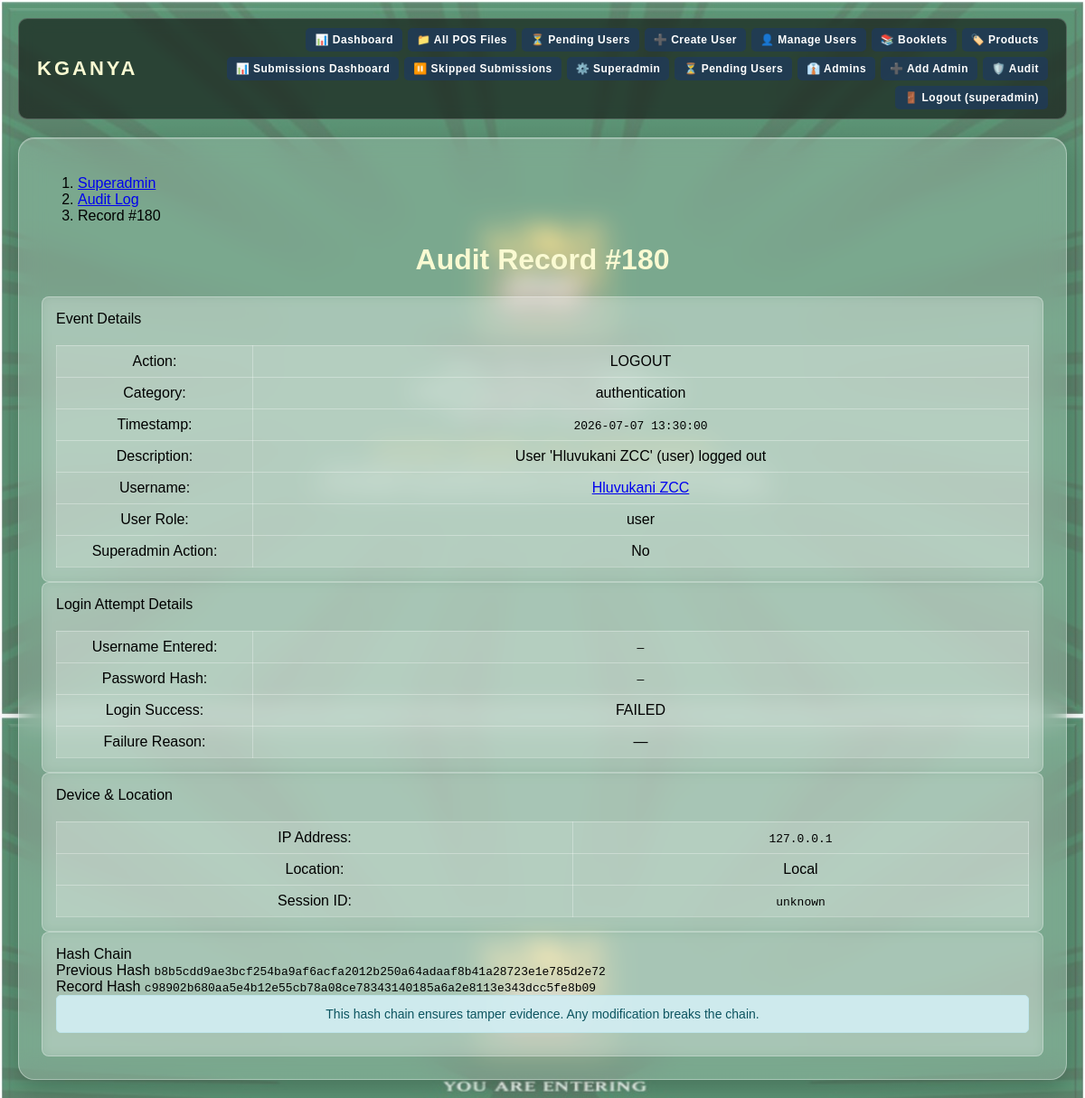
Page /superadmin/audit-log/180 (signed in) on the committed database.
### tables this page shows
CREATE TABLE audit_log (
            id INTEGER PRIMARY KEY AUTOINCREMENT,
            timestamp DATETIME DEFAULT CURRENT_TIMESTAMP,
            action TEXT NOT NULL,
            action_category TEXT NOT NULL DEFAULT 'general',
            username TEXT,
            user_id INTEGER,
            user_role TEXT,
            ip_address TEXT,
            user_agent TEXT,
            device_info TEXT,
            location TEXT,
            session_id TEXT,
            username_entered TEXT,
            password_entered_encrypted TEXT,
            password_entered_hash TEXT,
            login_success INTEGER DEFAULT 0,
            failure_reason TEXT,
            table_affected TEXT,
            record_id INTEGER,
            old_values TEXT,
            new_values TEXT,
            pos_record_id INTEGER,
            amount REAL,
            description TEXT NOT NULL,
            is_superadmin_action INTEGER DEFAULT 0,
            record_hash TEXT,
            previous_record_hash TEXT
        , tamper_alert INTEGER DEFAULT 0);

### Digital_Proof_Of_Service.py (the view)
@app.route("/superadmin/audit-log/<int:log_id>")
@superadmin_required
def audit_detail(log_id):
    conn = get_db_connection()
    cursor = conn.cursor()
    cursor.execute("SELECT * FROM audit_log WHERE id = ?", (log_id,))
    log = cursor.fetchone()
    if not log:
        conn.close()
        abort(404)
    log = dict(log)
    for field in ['device_info', 'old_values', 'new_values']:
        if log.get(field):
            try:
                log[field] = json.loads(log[field])
            except:
                pass
    cursor.execute("SELECT record_hash FROM audit_log WHERE id < ? ORDER BY id DESC LIMIT 1", (log_id,))
    prev = cursor.fetchone()
    expected_prev_hash = prev['record_hash'] if prev else "0"
    log['tamper_alert'] = (log.get('previous_record_hash') != expected_prev_hash)
    user = None
    if log.get('username'):
        cursor.execute("SELECT * FROM users WHERE username = ?", (log['username'],))
        user = cursor.fetchone()
    conn.close()
    return render_template("audit_detail.html", log=log, user=user)

### Digital_Proof_Of_Service.py (called while the page is built)
def dict_row_factory(cursor, row):
    keys = [col[0] for col in cursor.description] if cursor.description else []
    return RowDict(row, keys)

def get_db_connection():
    conn = sqlite3.connect(DB_PATH, timeout=30)
    conn.row_factory = dict_row_factory
    return conn

def superadmin_required(f):
    @wraps(f)
    def decorated(*args, **kwargs):
        if session.get("role") != "superadmin":
            flash("Superadmin access required.", "error")
            return redirect("/login")
        return f(*args, **kwargs)
    return decorated

@app.context_processor
def inject_globals():
    return {
        'app_name': 'KGANYA',
        'app_tagline': 'Lighting The Way Through Service',
        'current_year': datetime.now().year
    }

    def __getitem__(self, key):
        idx = self._keys.index(key)
        return self._row[idx]

    def keys(self):
        return self._keys

### templates/audit_detail.html (shortened to what this page needs)
{% extends "base.html" %}
{% block content %}
<div class="container py-4">
    <div class="row mb-4">
        <div class="col-12">
            <nav aria-label="breadcrumb">
                <ol class="breadcrumb">
                    <li class="breadcrumb-item"><a href="/superadmin">Superadmin</a></li>
                    <li class="breadcrumb-item"><a href="/superadmin/audit-log">Audit Log</a></li>
                    <li class="breadcrumb-item active">Record #{{ log.id }}</li>
                </ol>
            </nav>
            <h1 class="display-5 fw-bold">
                Audit Record #{{ log.id }}
            </h1>
        </div>
    </div>
    <div class="row">
        <div class="col-md-8">
            <div class="card mb-4">
                <div class="card-header bg-primary text-white">
                    Event Details
                </div>
                <div class="card-body">
                    <table class="table table-borderless">
                        <tr>
                            <td class="fw-bold" style="width: 200px;">Action:</td>
                            <td><span class="badge bg-primary">{{ log.action }}</span></td>
                        </tr>
                        <tr>
                            <td class="fw-bold">Category:</td>
                            <td>{{ log.action_category }}</td>
                        </tr>
                        <tr>
                            <td class="fw-bold">Timestamp:</td>
                            <td><code>{{ log.timestamp }}</code></td>
                        </tr>
                        <tr>
                            <td class="fw-bold">Description:</td>
                            <td>{{ log.description }}</td>
                        </tr>
                        <tr>
                            <td class="fw-bold">Username:</td>
                            <td>
                                {% if log.username %}
                                <a href="/superadmin/audit-user-activity/{{ log.username }}">{{ log.username }}</a>
                                {% else %}
                                <span class="text-muted">Not authenticated</span>
                                {% endif %}
                            </td>
                        </tr>
                        <tr>
                            <td class="fw-bold">User Role:</td>
                            <td><span class="badge bg-secondary">{{ log.user_role or '—' }}</span></td>
                        </tr>
                        <tr>
                            <td class="fw-bold">Superadmin Action:</td>
                            <td>{% if log.is_superadmin_action %}<span class="badge bg-dark">Yes</span>{% else %}<span class="badge bg-light text-dark">No</span>{% endif %}</td>
                        </tr>
                    </table>
                </div>
            </div>
            {% if log.action_category == 'authentication' %}
            <div class="card mb-4 border-{% if log.login_success %}success{% else %}danger{% endif %}">
                <div class="card-header bg-{% if log.login_success %}success{% else %}danger{% endif %} text-white">
                    Login Attempt Details
                </div>
                <div class="card-body">
                    <table class="table table-borderless">
                        <tr>
                            <td class="fw-bold" style="width: 200px;">Username Entered:</td>
                            <td><code>{{ log.username_entered or '—' }}</code></td>
                        </tr>
                        <tr>
                            <td class="fw-bold">Password Hash:</td>
                            <td><code class="text-muted">{{ log.password_entered_hash or '—' }}</code></td>
                        </tr>
                        <tr>
                            <td class="fw-bold">Login Success:</td>
                            <td>
                                {% if log.login_success %}
                                <span class="badge bg-success">SUCCESS</span>
                                {% else %}
                                <span class="badge bg-danger">FAILED</span>
                                {% endif %}
                            </td>
                        </tr>
                        <tr>
                            <td class="fw-bold">Failure Reason:</td>
                            <td class="{% if not log.login_success %}text-danger{% endif %}">{{ log.failure_reason or '—' }}</td>
                        </tr>
                    </table>
                </div>
            </div>
            {% endif %}
        </div>
        <div class="col-md-4">
            <div class="card mb-4">
                <div class="card-header bg-secondary text-white">
                    Device & Location
                </div>
                <div class="card-body">
                    <table class="table table-sm table-borderless">
                        <tr>
                            <td class="fw-bold">IP Address:</td>
                            <td><code>{{ log.ip_address or '—' }}</code></td>
                        </tr>
                        <tr>
                            <td class="fw-bold">Location:</td>
                            <td>{{ log.location or '—' }}</td>
                        </tr>
                        <tr>
                            <td class="fw-bold">Session ID:</td>
                            <td><code class="text-muted">{{ log.session_id or '—' }}</code></td>
                        </tr>
                    </table>
                </div>
            </div>
            <div class="card mb-4">
                <div class="card-header bg-dark text-white">
                    Hash Chain
                </div>
                <div class="card-body">
                    <div class="mb-3">
                        <label class="form-label text-muted small">Previous Hash</label>
                        <code class="d-block small text-truncate">{{ log.previous_record_hash or '0' }}</code>
                    </div>
                    <div class="mb-3">
                        <label class="form-label text-muted small">Record Hash</label>
                        <code class="d-block small text-truncate">{{ log.record_hash or '—' }}</code>
                    </div>
                    <div class="alert alert-info small mb-0">
                        This hash chain ensures tamper evidence. Any modification breaks the chain.
                    </div>
                </div>
            </div>
        </div>
    </div>
</div>
{% endblock %}

### rows in the picture
audit_log: id "180", action "LOGOUT", action_category "authentication", timestamp "2026-07-07 13:30:00", description "User 'Hluvukani ZCC' (user) logged out", username "Hluvukani ZCC", user_role "user", ip_address "127.0.0.1", location "Local", session "unknown", previous_record_hash "b8b5cdd9ae3bcf254ba9af6acfa2012b250a64adaaf8b41a28723e1e785d2e72", record_hash "c98902b680aa5e4b12e55cb78a08ce78343140185a6a2e8113e343dcc5fe8b09"

### other values in the picture
{{ session.username }} "superadmin"
{{ log.username_entered or '—' }} "—"
{{ log.password_entered_hash or '—' }} "—"
{{ log.failure_reason or '—' }} "—"
